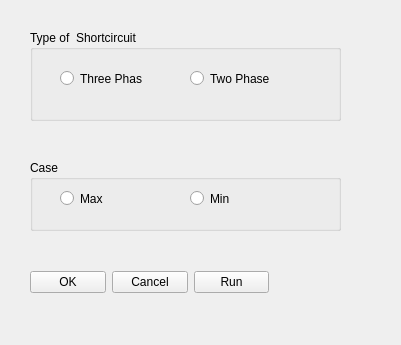
<?xml version="1.0" encoding="UTF-8"?>
<ui version="4.0">
 <class>ShortCircuitOptions</class>
 <widget class="QWidget" name="ShortCircuitOptions">
  <property name="geometry">
   <rect>
    <x>0</x>
    <y>0</y>
    <width>401</width>
    <height>345</height>
   </rect>
  </property>
  <property name="windowTitle">
   <string>pandapower Shortcircuit Options</string>
  </property>
  <widget class="QGroupBox" name="groupBox">
   <property name="geometry">
    <rect>
     <x>30</x>
     <y>30</y>
     <width>311</width>
     <height>91</height>
    </rect>
   </property>
   <property name="title">
    <string>Type of  Shortcircuit</string>
   </property>
   <widget class="QRadioButton" name="sc_3ph">
    <property name="geometry">
     <rect>
      <x>30</x>
      <y>40</y>
      <width>82</width>
      <height>17</height>
     </rect>
    </property>
    <property name="text">
     <string>Three Phase</string>
    </property>
   </widget>
   <widget class="QRadioButton" name="sc_2ph">
    <property name="geometry">
     <rect>
      <x>160</x>
      <y>40</y>
      <width>82</width>
      <height>17</height>
     </rect>
    </property>
    <property name="text">
     <string>Two Phase</string>
    </property>
   </widget>
  </widget>
  <widget class="QGroupBox" name="groupBox_2">
   <property name="geometry">
    <rect>
     <x>30</x>
     <y>160</y>
     <width>311</width>
     <height>71</height>
    </rect>
   </property>
   <property name="title">
    <string>Case</string>
   </property>
   <widget class="QRadioButton" name="case_max">
    <property name="geometry">
     <rect>
      <x>30</x>
      <y>30</y>
      <width>82</width>
      <height>17</height>
     </rect>
    </property>
    <property name="text">
     <string>Max</string>
    </property>
   </widget>
   <widget class="QRadioButton" name="case_min">
    <property name="geometry">
     <rect>
      <x>160</x>
      <y>30</y>
      <width>82</width>
      <height>17</height>
     </rect>
    </property>
    <property name="text">
     <string>Min</string>
    </property>
   </widget>
  </widget>
  <widget class="QWidget" name="layoutWidget">
   <property name="geometry">
    <rect>
     <x>30</x>
     <y>270</y>
     <width>239</width>
     <height>25</height>
    </rect>
   </property>
   <layout class="QGridLayout" name="gridLayout_4">
    <item row="0" column="0">
     <widget class="QPushButton" name="okBtn">
      <property name="text">
       <string>OK</string>
      </property>
     </widget>
    </item>
    <item row="0" column="1">
     <widget class="QPushButton" name="cancelBtn">
      <property name="text">
       <string>Cancel</string>
      </property>
     </widget>
    </item>
    <item row="0" column="2">
     <widget class="QPushButton" name="runBtn">
      <property name="text">
       <string>Run</string>
      </property>
     </widget>
    </item>
   </layout>
  </widget>
 </widget>
 <resources/>
 <connections/>
</ui>
